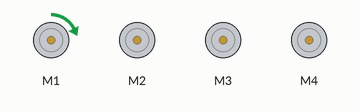
This sketch was run on a simulated Arduino Uno, built with avr-gcc and run on an emulated ATmega328P. Parts: 4 × DC motor (green arrow = forward, orange = backward, longer = faster). What the sketch prints to the serial monitor is not drawn.

Above: at 0.15 s.
At 4.38 s:
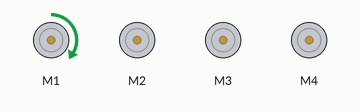
At 9.79 s:
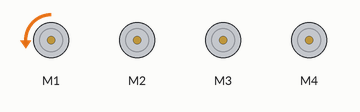
At 20.0 s:
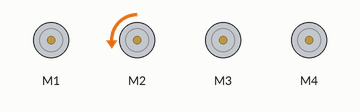
At 29.91 s:
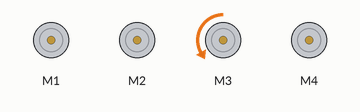
At 39.82 s:
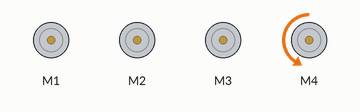
Timing chart, 0 to 40.0 s (numbered marks = the images above):
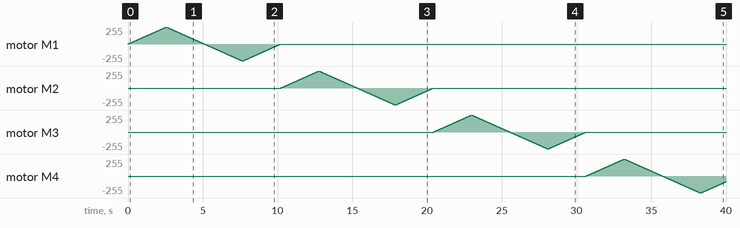

The sketch:

DC4MotorTest.ino
```cpp
/*
This is a motor shield (H bridge) test sketch

Sequence through the motors, ramping speed from zero to forward maximum, then to
backward maximum, and back to zero.  Use to verify correct connections, and to
make sure the programmed forward direction is really the wheel foward direction.

For use with the Adafruit Motor Shield v2 with built in PWM
---->	http://www.adafruit.com/products/1438
It won't work with v1.x motor shields!
*/

#include <Wire.h>
#include <Adafruit_MotorShield.h>
#include "utility/Adafruit_MS_PWMServoDriver.h"

// Time delay for speed changes (10 milliseconds)
#define DELTA_SPEED_DELAY 10
// Time delay between motor tests (1 second)
#define MOTOR_CHANGE_DELAY 1000
// Maximum motor speed setting
#define MAXIMUM_SPEED 255

// Create the motor shield object with the default I2C address
Adafruit_MotorShield AFMS = Adafruit_MotorShield();
// Or, create it with a different I2C address (say for stacking)
// Adafruit_MotorShield AFMS = Adafruit_MotorShield(0x61);

// Select which 'port' M1, M2, M3 or M4 us use for each motor
Adafruit_DCMotor *myMotor1 = AFMS.getMotor ( 1 );
Adafruit_DCMotor *myMotor2 = AFMS.getMotor ( 2 );
Adafruit_DCMotor *myMotor3 = AFMS.getMotor ( 3 );
Adafruit_DCMotor *myMotor4 = AFMS.getMotor ( 4 );

void setup() {
  Serial.begin ( 115200 );
  Serial.println ( F( "Adafruit Motorshield v2 - DC Motor test!" ));

  AFMS.begin();  // create with the default frequency 1.6KHz
  // AFMS.begin ( 1000 );  // OR with a different frequency, say 1KHz

  // Set the speed of all motors to 0 to start
  myMotor1 -> setSpeed ( 0 );
  myMotor2 -> setSpeed ( 0 );
  myMotor3 -> setSpeed ( 0 );
  myMotor4 -> setSpeed ( 0 );
  myMotor1 -> run ( FORWARD );
  myMotor2 -> run ( FORWARD );
  myMotor3 -> run ( FORWARD );
  myMotor4 -> run ( FORWARD );
  // turn off motor
  myMotor1 -> run ( RELEASE );
  myMotor2 -> run ( RELEASE );
  myMotor3 -> run ( RELEASE );
  myMotor4 -> run ( RELEASE );
}

void loop() {
  // Comment out all but the motors to be tested.  Or accept delays during
  // testing where no motors are connected.
  Serial.print ( F( "motor 1: " ));
  rampMotor ( myMotor1 );
  Serial.print ( F( "motor 2: " ));
  rampMotor ( myMotor2 );
  Serial.print ( F( "motor 3: " ));
  rampMotor ( myMotor3 );
  Serial.print ( F( "motor 4: " ));
  rampMotor ( myMotor4 );
  delay ( MOTOR_CHANGE_DELAY );
}

/**
 * Cycle motor speed from zero to + max, to - max, to zero.
 *
 * @param aMotor pointer to an Adafruit_DCMotor to cycle through speeds
 */
void rampMotor( Adafruit_DCMotor * aMotor )
{
  uint8_t i;
  Serial.print ( F( "tick " )); // report start of forward speed cycle

  aMotor -> run ( FORWARD );
  for ( i = 0; i < MAXIMUM_SPEED; i++ ) {
    aMotor -> setSpeed ( i );
    delay ( DELTA_SPEED_DELAY ); // acceleration limiter time delay
  }
  // Limit check must be "!=0" not "<0" because i is unsigned and is never < 0
  for ( i = MAXIMUM_SPEED; i != 0; i-- ) {
    aMotor -> setSpeed ( i );
    delay ( DELTA_SPEED_DELAY );
  }

  Serial.print ( F( "tock " )); // report start of backward speed cycle

  aMotor->run ( BACKWARD );
  for ( i = 0; i < MAXIMUM_SPEED; i++ ) {
    aMotor -> setSpeed ( i );
    delay ( DELTA_SPEED_DELAY );
  }
  for ( i = MAXIMUM_SPEED; i != 0; i-- ) {
    aMotor -> setSpeed ( i );
    delay ( DELTA_SPEED_DELAY );
  }

  Serial.println ( F( "tech" )); // report end of motor speed cycle
  aMotor -> run ( RELEASE );
}
```
